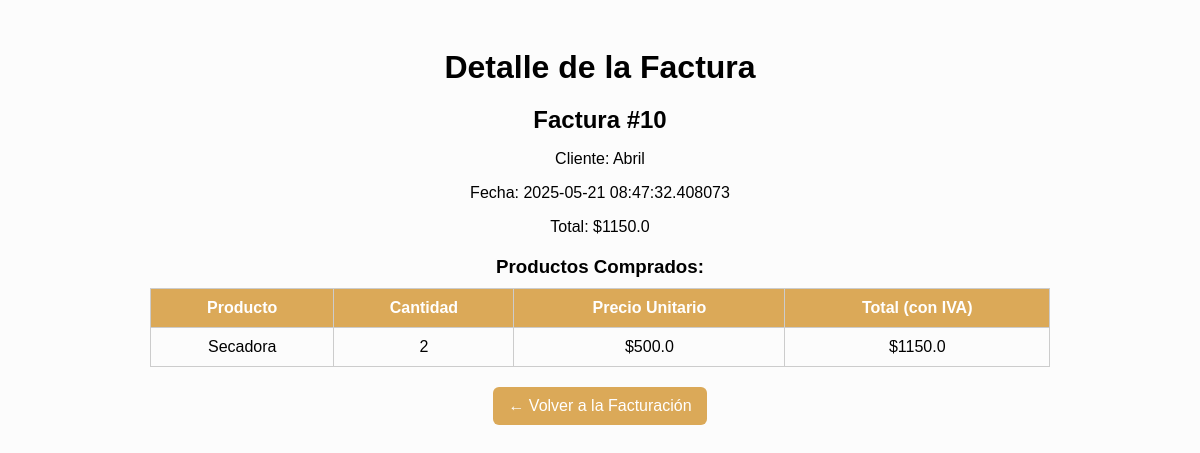
The page /detalle_factura/10 on the database its author committed.
### models.py (models this page shows)
class Factura(db.Model):
    id = db.Column(db.Integer, primary_key=True)
    cliente_id = db.Column(db.Integer, db.ForeignKey('cliente.id'), nullable=False)
    cliente = db.relationship('Cliente', backref=db.backref('facturas', lazy=True))
    fecha = db.Column(db.DateTime, nullable=False)
    total = db.Column(db.Float, nullable=False)
    impuesto = db.Column(db.Float, nullable=False)

class Cliente(db.Model):
    id = db.Column(db.Integer, primary_key=True)
    nombre = db.Column(db.String(100), nullable=False)
    correo = db.Column(db.String(100), nullable=False)
    telefono = db.Column(db.String(8), nullable=False)
    fecha_ingreso = db.Column(db.Date)   # ← AQUI SE AGREGA

class DetalleFactura(db.Model):
    id = db.Column(db.Integer, primary_key=True)
    factura_id = db.Column(db.Integer, db.ForeignKey('factura.id'), nullable=False)
    factura = db.relationship('Factura', backref=db.backref('detalles', lazy=True))
    producto_id = db.Column(db.Integer, db.ForeignKey('producto.id'), nullable=False)
    producto = db.relationship('Producto', backref=db.backref('detalles', lazy=True))
    cantidad = db.Column(db.Integer, nullable=False)
    precio_unitario = db.Column(db.Float, nullable=False)

class Producto(db.Model):
    id = db.Column(db.Integer, primary_key=True)
    nombre = db.Column(db.String(100), nullable=False)
    descripcion = db.Column(db.String(200), nullable=True)
    precio = db.Column(db.Float, nullable=False)
    stock = db.Column(db.Integer, nullable=False)
    alerta_stock = db.Column(db.Integer, default=10)
    moneda = db.Column(db.String(10), nullable=False, default='USD')  # Nueva columna
    movimientos = db.relationship('MovimientoProducto', backref='producto', lazy=True)
    fecha_registro = db.Column(db.DateTime, default=datetime.utcnow)

### app.py (the view)
@app.route('/detalle_factura/<int:factura_id>')
def detalle_factura(factura_id):
    factura = Factura.query.get_or_404(factura_id)
    detalles = DetalleFactura.query.filter_by(factura_id=factura.id).all()
    return render_template('detalle_factura.html', factura=factura, detalles=detalles)

### templates/detalle_factura.html (shortened to what this page needs)
<!DOCTYPE html>
<html lang="es">
<head>
</head>
<body>
    <h1>Detalle de la Factura</h1>
    <div class="factura-info">
        <h2>Factura #{{ factura.id }}</h2>
        <p>Cliente: {{ factura.cliente.nombre }}</p>
        <p>Fecha: {{ factura.fecha }}</p>
        <p>Total: ${{ factura.total }}</p>
    </div>
    <h3>Productos Comprados:</h3>
    <table>
        <tr>
            <th>Producto</th>
            <th>Cantidad</th>
            <th>Precio Unitario</th>
            <th>Total (con IVA)</th>
        </tr>
        {% for detalle in factura.detalles %}
        {% set total_producto = detalle.cantidad * detalle.producto.precio * 1.15 %}
        <tr>
            <td>{{ detalle.producto.nombre }}</td>
            <td>{{ detalle.cantidad }}</td>
            <td>${{ detalle.producto.precio }}</td>
            <td>${{ total_producto | round(2) }}</td>
        </tr>
        {% endfor %}
    </table>
    <a class="volver" href="/facturacion">← Volver a la Facturación</a>
</body>
</html>

### templates/detalle_factura.html (style rules this page uses)
body { font-family: Arial, sans-serif; background-color: #fcfcfc; padding: 20px; text-align: center; }
h1, h2, h3 { margin-bottom: 10px; }
.factura-info { margin-bottom: 20px; }
table { margin: 0 auto; border-collapse: collapse; width: 90%; max-width: 900px; }
th, td { padding: 10px; border: 1px solid #ccc; text-align: center; }
th { background-color: #dba958; color: white; }
.volver { display: inline-block; margin-top: 20px; padding: 10px 15px; background-color: #dba958; color: white; border-radius: 6px; text-decoration: none; }

### rows shown on the page
Factura: id "10", fecha "2025-05-21 08:47:32.408073", total "1150.0"
Cliente: cliente.nombre "Abril"
DetalleFactura: producto.nombre "Secadora", cantidad "2", producto.precio "500.0", total_producto "1150.0"
